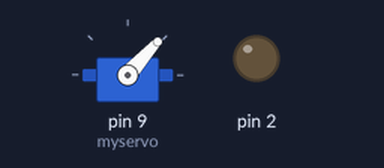
Recording of a sketch running on a simulated Arduino Uno, built with avr-gcc and run on an emulated ATmega328P. Parts: servo, output pins drawn as LEDs (lit = HIGH).

Above: at 0.05 s.
At 0.7 s:
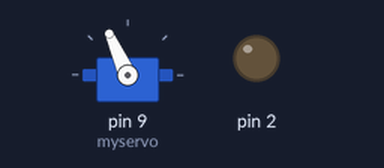
At 1.35 s:
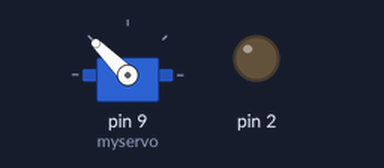
At 2.65 s:
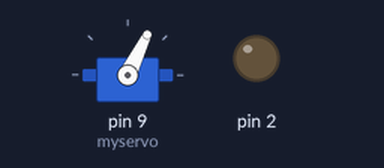
Timing chart, 0 to 8.8 s (numbered marks = the images above):
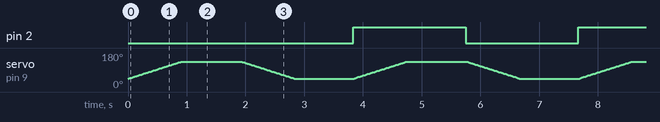

The sketch:

code_Maquette.ino
```cpp
#include <Servo.h>
#define ANGLE_MIN 45
#define ANGLE_MAX 135
#define VITESSE 10

Servo myservo;
int pos = 0;

void setup() {
  myservo.attach(9);
  pinMode(2, OUTPUT);
 }

void loop() {
  for (pos = ANGLE_MIN; pos <= ANGLE_MAX; pos += 1) {
    myservo.write(pos);
    delay(VITESSE);
  }
  delay(100*VITESSE);
  digitalWrite(2, LOW);

  for(pos = ANGLE_MAX; pos >= ANGLE_MIN; pos -= 1) {
    myservo.write(pos);
    delay(VITESSE);
  }
  delay(100*VITESSE);
  digitalWrite(2, HIGH);
  }
```

Measured:
- by itself, pin 2: alternates HIGH for 1.9 s and LOW for 1.9 s
